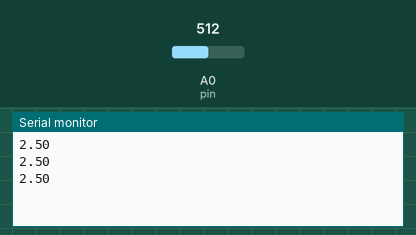
A sketch run on a simulated Arduino Uno, built with avr-gcc and run on an emulated ATmega328P. Shown: the last lines printed to the serial monitor. The inputs (shaded band) are chosen by the test bench; at power-on: A0 (pin) = 512.

Above: at 1.3 s.
1.4 s: A0 (pin) set to 716
At 1.9 s:
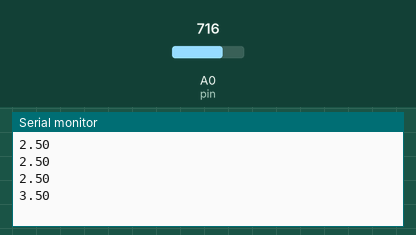
2.9 s: A0 (pin) set to 900
At 3.4 s:
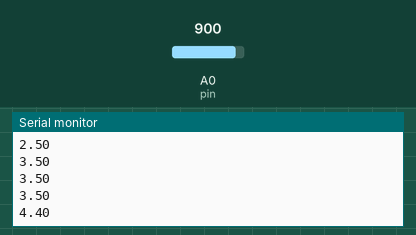
Timing chart, 0 to 5.9 s (numbered marks = the images above; inputs shaded):
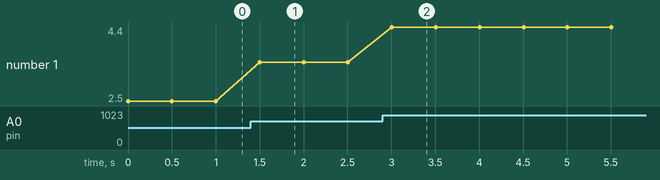

The sketch:

arduino_tutorial_10.ino
```cpp
/* Tutorial 10: Understanding analogRead
 * https://www.youtube.com/watch?v=5TitZmA66bI&list=PLGs0VKk2DiYw-L-RibttcvK-WBZm8WLEP&index=10
 */
const int pin = A0;
float v2 = 0;
int readVal = 0;

void setup() {
  // put your setup code here, to run once:
  pinMode(pin, INPUT);
  Serial.begin(9600);
}

void loop() {
  // put your main code here, to run repeatedly:
  readVal = analogRead(pin);
  v2 = (5./1023.) * readVal;
  Serial.println(v2);
  delay(500);
}
```

Measured:
- after the input at 1.4 s, the serial monitor: prints a new line after 0.10 s (image 1)
- after the input at 2.9 s, the serial monitor: prints a new line after 0.10 s (image 2)
- plotted number 1: 2.5 → 3.5 after the input at 1.4 s, 3.5 → 4.4 after the input at 2.9 s
